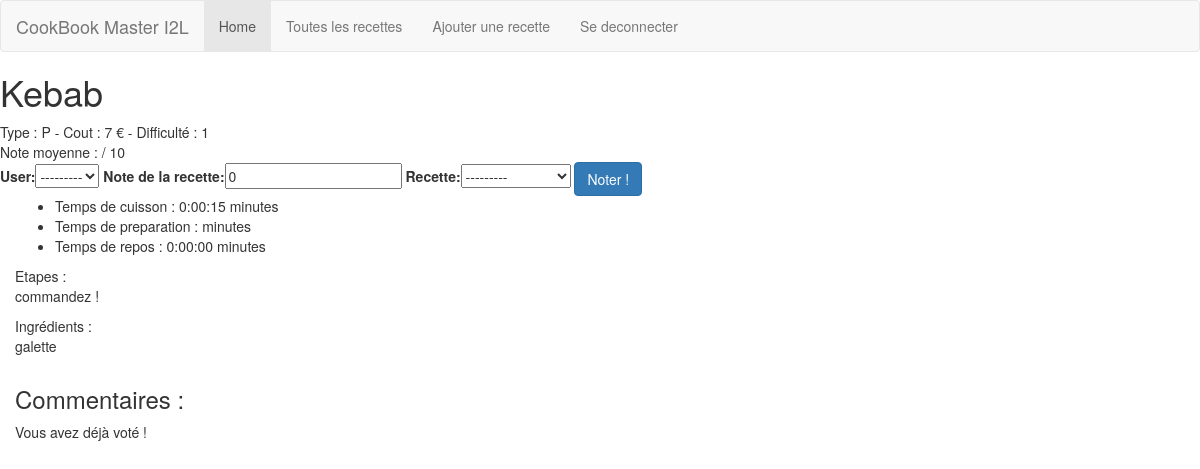
/cookbook/consulter/6/ (signed in), run on the app's committed database.
### cookbook/models.py (models this page shows)
class Recette(models.Model):
    TYPES = (
        ('E', "Entrée"),
        ('P', "Plat principal"),
        ('D', "Dessert"),
    )
    DIFFICULTE = (
        ('1', "Simple"),
        ('2', "Moyen"),
        ('3', "Difficile"),
    )
    titre = models.CharField(max_length=200, verbose_name="titre")
    type = models.CharField(max_length=1,choices=TYPES, verbose_name="type de plat")
    difficulte = models.CharField(blank=True, max_length=1, choices=DIFFICULTE, verbose_name="difficulte")
    cout = models.IntegerField(blank=True, verbose_name="Coût de la recette")
    temps_prepa = models.DurationField(blank=True, null=True, verbose_name="temps de préparation")
    temps_cuisson = models.DurationField(blank=True, null=True, verbose_name="temps de cuisson")
    temps_repos = models.DurationField(blank=True, null=True, verbose_name="temps de repos")
    etape = models.TextField(null=True, verbose_name="Etape de la recette")
    ingredients = models.TextField(null=True, verbose_name="Ingrédients de la recette")
    valide = models.BooleanField(default=False, verbose_name="validé ?")
    user = models.ForeignKey(User, default=False, on_delete=models.CASCADE, related_name="id_user")
    def __str__(self):
        return self.titre

### cookbook/views.py (the view, shortened to what this page needs)
# urls.py: url(r'^consulter/(?P<id>\d+)/', consulter, name="consulter"),
@login_required
def consulter(request, id):
    recette = get_object_or_404(Recette, pk=id)
    commentaire = Commentaire.objects.filter(recette=recette)
    note = Note.objects.filter(recette=id).aggregate(Avg('note'))
    noted = 0
    if(request.user.is_authenticated()):
        noted = Note.objects.filter(recette=id, user=request.user).count()
    form_note = ''
    if noted == 0:
        form_note = NoteForm()
    images = RecetteImage.objects.filter(recette=recette)
    contexte = {
        'recette': recette,
        'note': note,
        'commentaire': commentaire,
        'form_note': form_note,
        'images': images,
    }
    return render(request, 'cookbook/consulter.html', contexte)

### cookbook/forms.py
class NoteForm(forms.ModelForm):
    class Meta:
        model = Note
        fields = '__all__'

### cookbook/templates/cookbook/consulter.html (shortened to what this page needs)
{% extends 'cookbook/_base.html' %}
{% block contenu %}
        <h1> {{ recette.titre }}</h1>
        <span>
            <span class="first">Type : {{ recette.type }}</span> -
            <span>Cout : {{ recette.cout }} €</span> -
            <span>Difficulté : {{ recette.difficulte }}</span>
        </span>
    <div class="note">
        <div class="note-moyenne">Note moyenne : {{ note.note__avg|floatformat:"2" }} / 10</div>
        <div class="form_note">
            {% if user.is_authenticated %}
                {% if form_note %}
                     <form action="" method="post">
                    {{ form_note }}
                     <input type="submit" class="btn btn-primary" value="Noter !">
                    </form>
                {% else %}
                    <span>Vous avez déjà voté !</span>
                {% endif %}
            {% endif %}
        </div>
    </div>
    <div class="recette-right col-sm-7">
        <div class="temps">
            <ul>
                <li><span>Temps de cuisson :</span> {{ recette.temps_cuisson }} minutes</li>
                <li><span>Temps de preparation :</span> {{ recette.temps_preparation }} minutes</li>
                <li><span>Temps de repos :</span> {{ recette.temps_repos }} minutes</li>
            </ul>
        </div>
        <div class="etapes">
             Etapes :
            <p>{{recette.etape }}
        </div>
        <div class="ingredients">
           Ingrédients :<p>{{ recette.ingredients}}</p>
        </div>
    </div>
    <div class="form_com col-sm-12">
        <h3> Commentaires :</h3>
        {% if user.is_authenticated %}
            {% if form_com %}
                <h4>Ajouter un commentaire</h4>
                <form action="{% url 'recette:recette' recette.id %}" method="post">
                {{ form_com }}
                {% csrf_token %}
                 <input type="submit" class="btn btn-primary" value="Commenter">
                </form>
            {% else %}
                Vous avez déjà voté !
            {% endif %}
        {% endif %}
    </div>
{% endblock %}

### data on the page
Recette: titre "Kebab", type "P", cout "7", difficulte "1", temps_cuisson "0:00:15", temps_repos "0:00:00", etape "commandez !", ingredients "galette"
